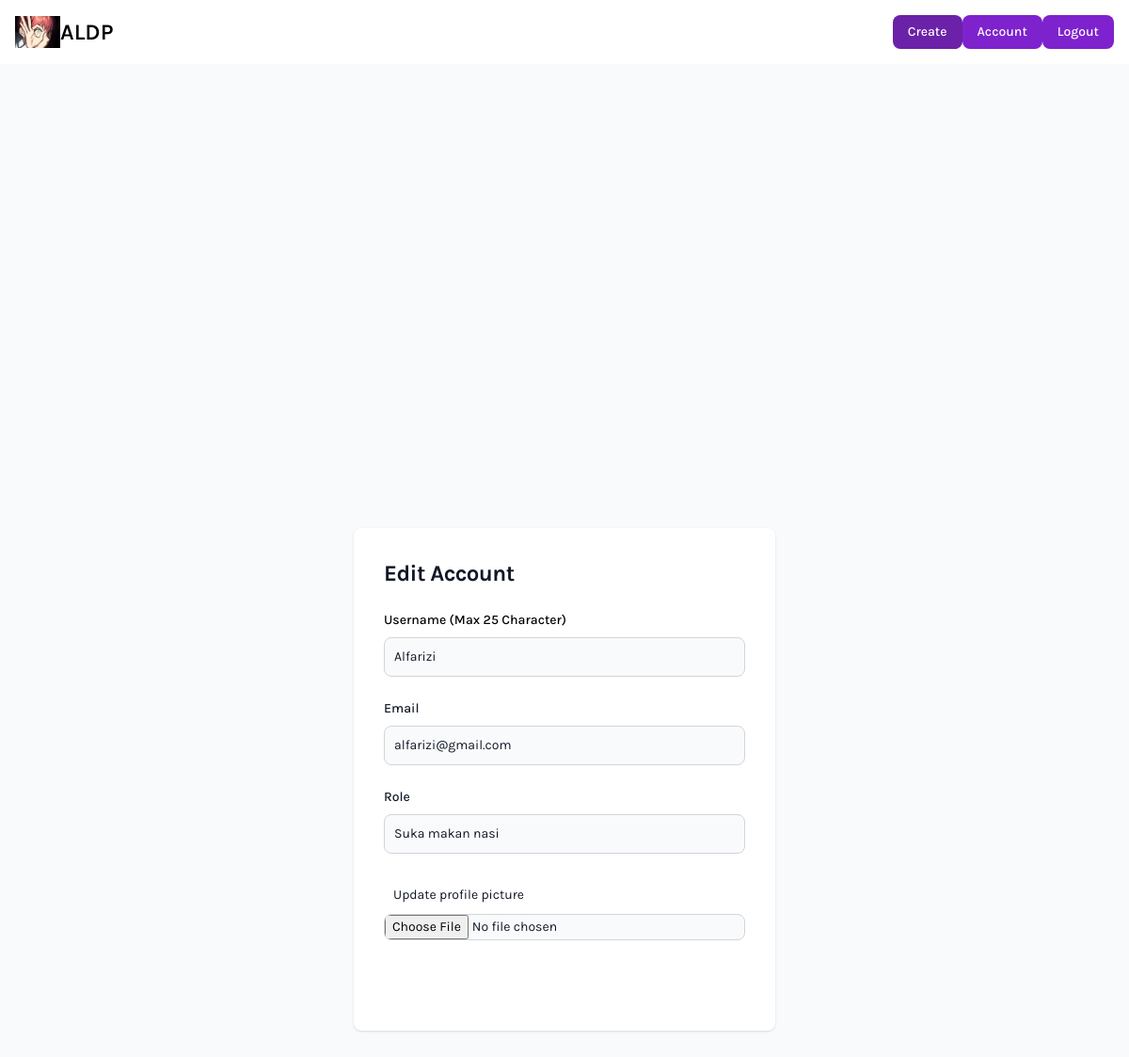
The page /edit (signed in) on the database its author committed.
### flaskblog/models.py (models this page shows, shortened)
class User(db.Model, UserMixin):
    id = db.Column(db.Integer, primary_key=True)
    username = db.Column(db.String(20), unique=True, nullable=False)
    email = db.Column(db.String(120), unique=True, nullable=False)
    image_file = db.Column(db.String(20), nullable=False, default='default.jpg')
    password = db.Column(db.String(60), nullable=False)
    role = db.Column(db.String(60))
    posts = db.relationship('Post', backref="author", lazy=True)

### flaskblog/route.py (the view)
@app.route("/edit", methods=['GET', 'POST'])
@login_required
def edit():
    form = UpdateAccountForm()
    if form.validate_on_submit():
        if form.picture.data:
            picture_file = save_picture_profile(form.picture.data)
            current_user.image_file = picture_file
        current_user.username = form.username.data
        current_user.email = form.email.data
        current_user.role = form.role.data
        db.session.commit()
        return redirect(url_for('account'))
    elif request.method == 'GET':
        form.username.data = current_user.username
        form.email.data = current_user.email
        form.role.data = current_user.role
    return render_template('edit.html', title='Edit', form=form)

### flaskblog/forms.py (shortened to what this page needs)
class UpdateAccountForm(FlaskForm):
    username = StringField('Username (Max 25 Character)', validators= [DataRequired(), Length(min=2, max=25)])
    email = StringField('Email', validators= [DataRequired(), Email()])
    picture = FileField('Update profile picture', validators = [FileAllowed(["jpg", "png", "jpeg"])])
    submit = SubmitField('Submit')
    role = StringField('Role')

### flaskblog/models.py (called while the page is built)
@login_manager.user_loader
def load_user(user_id):
    return User.query.get(int(user_id))

### flaskblog/templates/edit.html (shortened to what this page needs)
{% extends "layout.html" %}
{% block content %}
<section class="bg-gray-50 dark:bg-gray-900 h-screen">
    <div class="flex flex-col items-center justify-center px-6 py-8 mx-auto md:h-screen lg:py-0">
        <div class="w-full bg-white rounded-lg shadow dark:border md:mt-0 sm:max-w-md xl:p-0 dark:bg-gray-800 dark:border-gray-700">
            <div class="p-6 space-y-4 md:space-y-6 sm:p-8">
                <h1 class="text-xl font-bold leading-tight tracking-tight text-gray-900 md:text-2xl dark:text-white">
                    Edit Account
                </h1>
                <form class="space-y-4 md:space-y-6" method="POST" action="" enctype="multipart/form-data">
                    <div>
                        {{form.username.label(class="block mb-2 text-sm font-medium text-grey-900 dark:text-white")}}
                        {% if form.username.errors %}
                            {{form.username(class="bg-gray-50 border border-red-300 text-red-900 sm:text-sm rounded-lg focus:ring-red-600 focus:border-red-600 block w-full p-2.5 dark:bg-gray-700 dark:border-red-600 dark:placeholder-gray-400 dark:text-white dark:focus:ring-red-500 dark:focus:border-red-500")}}
                            <div class="text-red-500 text-sms">
                                {% for error in form.username.errors %}
                                    <span> {{ error }}</span>
                                {% endfor %}
                            </div>
                        {% else %}
                            {{form.username(class="bg-gray-50 border border-gray-300 text-gray-900 sm:text-sm rounded-lg focus:ring-primary-600 focus:border-primary-600 block w-full p-2.5 dark:bg-gray-700 dark:border-gray-600 dark:placeholder-gray-400 dark:text-white dark:focus:ring-blue-500 dark:focus:border-blue-500")}}
                        {% endif %}
                    </div>
                    <div>
                        {{form.email.label(class="block mb-2 text-sm font-medium text-gray-900 dark:text-white")}}
                        {% if form.email.errors %}
                            {{form.email(class="bg-gray-50 border border-red-300 text-red-900 sm:text-sm rounded-lg focus:ring-red-600 focus:border-red-600 block w-full p-2.5 dark:bg-gray-700 dark:border-red-600 dark:placeholder-gray-400 dark:text-white dark:focus:ring-red-500 dark:focus:border-red-500")}}
                            <div class="text-red-500">
                                {% for error in form.email.errors %}
                                    <span> {{ error }}</span>
                                {% endfor %}
                            </div>
                        {% else %}
                            {{form.email(class="bg-gray-50 border border-gray-300 text-gray-900 sm:text-sm rounded-lg focus:ring-primary-600 focus:border-primary-600 block w-full p-2.5 dark:bg-gray-700 dark:border-gray-600 dark:placeholder-gray-400 dark:text-white dark:focus:ring-blue-500 dark:focus:border-blue-500")}}
                        {% endif %}
                    </div>
                    <div>
                        {{form.role.label(class="block mb-2 text-sm font-medium text-gray-900 dark:text-white")}}
                        {% if form.role.errors %}
                            {{form.role(class="bg-gray-50 border border-red-300 text-red-900 sm:text-sm rounded-lg focus:ring-red-600 focus:border-red-600 block w-full p-2.5 dark:bg-gray-700 dark:border-red-600 dark:placeholder-gray-400 dark:text-white dark:focus:ring-red-500 dark:focus:border-red-500")}}
                            <div class="text-red-500">
                                {% for error in form.role.errors %}
                                    <span> {{ error }}</span>
                                {% endfor %}
                            </div>
                        {% else %}
                            {{form.role(class="bg-gray-50 border border-gray-300 text-gray-900 sm:text-sm rounded-lg focus:ring-primary-600 focus:border-primary-600 block w-full p-2.5 dark:bg-gray-700 dark:border-gray-600 dark:placeholder-gray-400 dark:text-white dark:focus:ring-blue-500 dark:focus:border-blue-500")}}
                        {% endif %}
                    </div>
                    <div>
                        {{form.picture.label(class="text-gray-900 sm:text-sm rounded-lg focus:ring-primary-600 focus:border-primary-600 block w-full p-2.5 dark:placeholder-gray-400 dark:text-white dark:focus:ring-blue-500 dark:focus:border-blue-500")}}
                        {{form.picture(class="block w-full text-sm text-gray-900 border border-gray-300 rounded-lg cursor-pointer bg-gray-50 dark:text-gray-400 focus:outline-none dark:bg-gray-700 dark:border-gray-600 dark:placeholder-gray-400")}}
                    </div>
                    {{form.submit( class="w-full mt-5 text-white bg-primary-600 hover:bg-primary-700 focus:ring-4 focus:outline-none focus:ring-primary-300 font-medium rounded-lg text-sm px-5 py-2.5 text-center dark:bg-purple-600 dark:hover:bg-primary-700 dark:focus:ring-primary-800")}}
                </form>
            </div>
        </div>
    </div>
  </section>
{% endblock %}

### flaskblog/templates/layout.html (style rules this page uses)
.font-family-karla { font-family: karla; }

### rows shown on the page
User: username "Alfarizi", email "alfarizi@gmail.com", role "Suka makan nasi"
